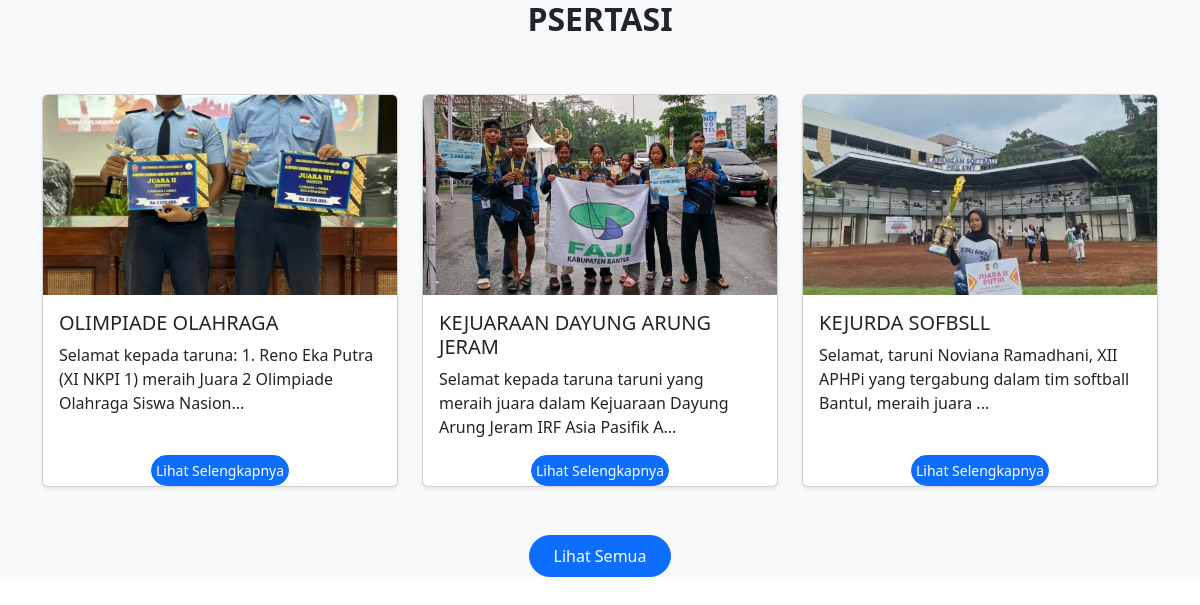
Screenshot of /frontend/pages/achievements.php with the database file from the repository.
### tables this page shows
CREATE TABLE `achievements` (
  `id` int NOT NULL,
  `image` varchar(200) NOT NULL,
  `title` varchar(200) NOT NULL,
  `description` text NOT NULL
);

### frontend/pages/achievements.php (the view, shortened to what this page needs)
<?php
require_once __DIR__ . '/../../config/connection.php';
$qAchievements = "SELECT * FROM achievements ORDER BY id DESC LIMIT 3";
$resultAchievements = mysqli_query($connect, $qAchievements) or die("Query error: " . mysqli_error($connect));
?>
<link href="https://cdn.jsdelivr.net/npm/bootstrap@5.3.0/dist/css/bootstrap.min.css" rel="stylesheet">
<section id="achievements" class="site-section bg-light">
    <div class="container">
        <div class="row justify-content-center mb-5">
            <div class="col-md-7 text-center">
                <h2 class="fw-bold">PSERTASI</h2>
            </div>
        </div>
        <div class="row">
            <?php if ($resultAchievements && $resultAchievements->num_rows > 0) : ?>
                <?php while ($row = $resultAchievements->fetch_object()) : ?>
                    <div class="col-md-4 col-sm-6 col-12 mb-4">
                        <div class="card h-100 shadow-sm">
                            <a href="javascript:void(0);"
                                class="achievement-link"
                                data-bs-toggle="modal"
                                data-bs-target="#achievementModal<?= $row->id ?>">
                                <?php if (!empty($row->image)) : ?>
                                    <img src="../storages/achievements/<?= htmlspecialchars($row->image) ?>"
                                        alt="<?= htmlspecialchars($row->title) ?>"
                                        class="card-img-top"
                                        style="height:200px; object-fit:cover;">
                                <?php else: ?>
                                    <img src="templates-user/images/no-image.png"
                                        alt="No Image" class="card-img-top"
                                        style="height:200px; object-fit:cover;">
                                <?php endif; ?>
                                <div class="card-body">
                                    <h5 class="card-title"><?= htmlspecialchars($row->title) ?></h5>
                                    <p class="card-text"><?= substr(strip_tags($row->description), 0, 100) ?>...</p>
                                </div>
                                <div class="mt-auto text-center">
                                    <a href="./pages/detail/achievements.php?id=<?= $row->id ?>"
                                        class="btn btn-primary btn-sm rounded-pill px-1">
                                        Lihat Selengkapnya
                                    </a>
                                </div>
                            </a>
                        </div>
                    </div>
                <?php endwhile; ?>
            <?php else: ?>
                <div class="col-12 text-center">
                    <p>Belum ada achievements.</p>
                </div>
            <?php endif; ?>
        </div>
        <div class="text-center mt-4">
            <a href="./pages/detail/allAchievements.php" class="btn btn-primary px-4 py-2 rounded-pill">Lihat Semua</a>
        </div>
    </div>
</section>

### frontend/pages/achievements.php (style rules this page uses)
.achievement-link { text-decoration: none !important; color: inherit !important; cursor: pointer; }

### rows the page displays
achievements: image (picture), title "OLIMPIADE OLAHRAGA", description "Selamat kepada taruna: 1. Reno Eka Putra (XI NKPI 1) meraih Juara 2 Olimpiade Olahraga Siswa Nasion"
achievements: image (picture), title "KEJUARAAN DAYUNG ARUNG JERAM", description "Selamat kepada taruna taruni yang meraih juara dalam Kejuaraan Dayung Arung Jeram IRF Asia Pasifik A"
achievements: image (picture), title "KEJURDA SOFBSLL", description "Selamat, taruni Noviana Ramadhani, XII APHPi yang tergabung dalam tim softball Bantul, meraih juara"
